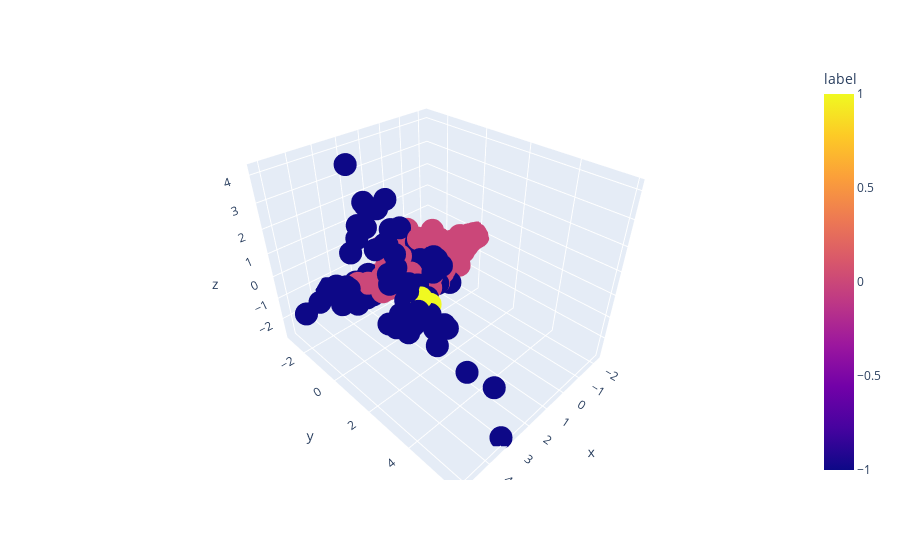

Here is the notebook cell this chart was saved with:
### Markdown cell above
#### DBSCAN

### Code cell
d_pca3d_df = pd.DataFrame()
d_pca3d_df['x'] = test_pca3d_list[:, 0]
d_pca3d_df['y'] = test_pca3d_list[:, 1]
d_pca3d_df['z'] = test_pca3d_list[:, 2]
d_pca3d_df['label'] = d_pred

fig = px.scatter_3d(d_pca3d_df, x='x', y='y', z='z', color='label')
fig.show()

### Figure 1 — Plotly figure (JSON) as saved in the notebook; plotly's stock layout.template omitted (floating-point values rounded to 4 significant figures; data arrays with more than 128 entries replaced by an {"elided": "..."} marker saying what was removed)
{"data": [{"hovertemplate": "x=%{x}<br>y=%{y}<br>z=%{z}<br>label=%{marker.color}<extra></extra>", "legendgroup": "", "marker": {"color": {"elided": "1115 int values"}, "coloraxis": "coloraxis", "symbol": "circle"}, "mode": "markers", "name": "", "scene": "scene", "showlegend": false, "type": "scatter3d", "x": {"elided": "1115 float values"}, "y": {"elided": "1115 float values"}, "z": {"elided": "1115 float values"}}], "layout": {"coloraxis": {"colorbar": {"title": {"text": "label"}}, "colorscale": [[0, "#0d0887"], [0.1111, "#46039f"], [0.2222, "#7201a8"], [0.3333, "#9c179e"], [0.4444, "#bd3786"], [0.5556, "#d8576b"], [0.6667, "#ed7953"], [0.7778, "#fb9f3a"], [0.8889, "#fdca26"], [1, "#f0f921"]]}, "legend": {"tracegroupgap": 0}, "margin": {"t": 60}, "scene": {"domain": {"x": [0, 1], "y": [0, 1]}, "xaxis": {"title": {"text": "x"}}, "yaxis": {"title": {"text": "y"}}, "zaxis": {"title": {"text": "z"}}}}}
